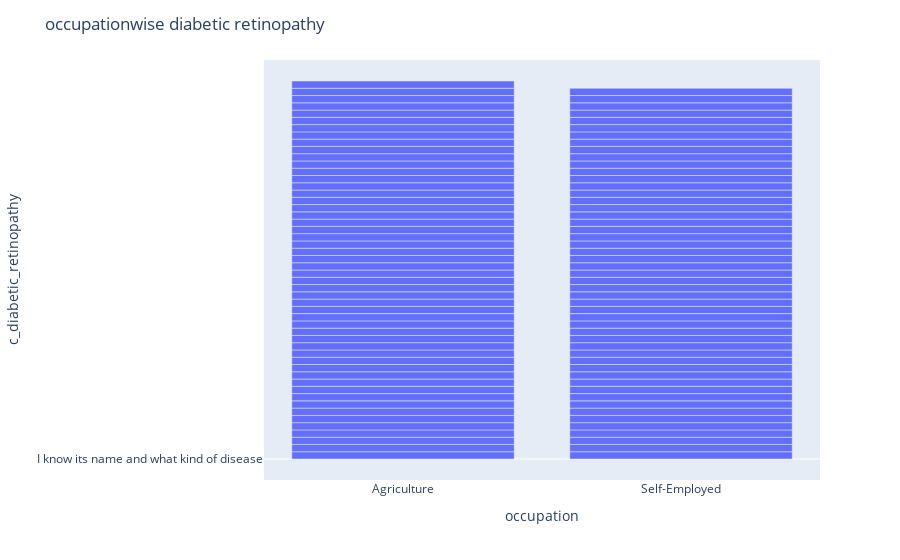

Write notebook code for a chart like this one.
### Code cell
fig = px.bar(data, y='c_diabetic_retinopathy', x='occupation')
fig.update_layout(title='occupationwise diabetic retinopathy')
fig.show()

### Figure 1 — Plotly figure (JSON) as saved in the notebook; plotly's stock layout.template omitted (floating-point values rounded to 4 significant figures)
{"data": [{"alignmentgroup": "True", "hovertemplate": "occupation=%{x}<br>c_diabetic_retinopathy=%{y}<extra></extra>", "legendgroup": "", "marker": {"color": "#636efa"}, "name": "", "offsetgroup": "", "orientation": "v", "showlegend": false, "textposition": "auto", "type": "bar", "x": ["Agriculture", "Agriculture", "Self-Employed", "Self-Employed", "Agriculture", "Agriculture", "Self-Employed", "Self-Employed", "Self-Employed", "Self-Employed", "Agriculture", "Self-Employed", "Self-Employed", "Agriculture", "Self-Employed", "Self-Employed", "Self-Employed", "Self-Employed", "Self-Employed", "Self-Employed", "Self-Employed", "Agriculture", "Self-Employed", "Agriculture", "Agriculture", "Agriculture", "Agriculture", "Agriculture", "Agriculture", "Self-Employed", "Self-Employed", "Self-Employed", "Agriculture", "Agriculture", "Agriculture", "Agriculture", "Self-Employed", "Agriculture", "Agriculture", "Self-Employed", "Agriculture", "Agriculture", "Agriculture", "Self-Employed", "Agriculture", "Agriculture", "Self-Employed", "Agriculture", "Agriculture", "Agriculture", "Agriculture", "Agriculture", "Agriculture", "Agriculture", "Agriculture", "Agriculture", "Agriculture", "Self-Employed", "Agriculture", "Agriculture", "Self-Employed", "Agriculture", "Self-Employed", "Agriculture", "Self-Employed", "Self-Employed", "Agriculture", "Self-Employed", "Self-Employed", "Self-Employed", "Agriculture", "Self-Employed", "Agriculture", "Agriculture", "Agriculture", "Self-Employed", "Self-Employed", "Self-Employed", "Self-Employed", "Agriculture", "Self-Employed", "Self-Employed", "Agriculture", "Self-Employed", "Self-Employed", "Agriculture", "Agriculture", "Self-Employed", "Agriculture", "Agriculture", "Self-Employed", "Self-Employed", "Self-Employed", "Agriculture", "Self-Employed", "Self-Employed", "Self-Employed", "Self-Employed", "Self-Employed", "Agriculture", "Agriculture", "Self-Employed", "Self-Employed", "Self-Employed", "Agriculture"], "xaxis": "x", "y": ["I know its name and what kind of disease", "I don't know", "I don't know", "I don't know", "I don't know", "I don't know", "I don't know", "I don't know", "I don't know", "I don't know", "I don't know", "I don't know", "I don't know", "I don't know", "I don't know", "I don't know", "I don't know", "I don't know", "I don't know", "I don't know", "I don't know", "I don't know", "I don't know", "I don't know", "I don't know", "I don't know", "I don't know", "I don't know", "I don't know", "I don't know", "I don't know", "I don't know", "I don't know", "I don't know", "I don't know", "I don't know", "I don't know", "I don't know", "I don't know", "I don't know", "I don't know", "I don't know", "I don't know", "I don't know", "I don't know", "I don't know", "I don't know", "I don't know", "I don't know", "I don't know", "I don't know", "I don't know", "I don't know", "I don't know", "I don't know", "I don't know", "I don't know", "I don't know", "I don't know", "I don't know", "I don't know", "I don't know", "I don't know", "I don't know", "I don't know", "I don't know", "I don't know", "I don't know", "I don't know", "I don't know", "I don't know", "I don't know", "I don't know", "I don't know", "I don't know", "I know its name and what kind of disease", "I don't know", "I don't know", "I don't know", "I don't know", "I don't know", "I don't know", "I don't know", "I don't know", "I don't know", "I don't know", "I don't know", "I don't know", "I don't know", "I don't know", "I don't know", "I don't know", "I don't know", "I don't know", "I don't know", "I don't know", "I don't know", "I don't know", "I don't know", "I don't know", "I don't know", "I don't know", "I don't know", "I don't know", "I don't know"], "yaxis": "y"}], "layout": {"barmode": "relative", "legend": {"tracegroupgap": 0}, "margin": {"t": 60}, "title": {"text": "occupationwise diabetic retinopathy"}, "xaxis": {"anchor": "y", "domain": [0, 1], "title": {"text": "occupation"}}, "yaxis": {"anchor": "x", "domain": [0, 1], "title": {"text": "c_diabetic_retinopathy"}}}}
